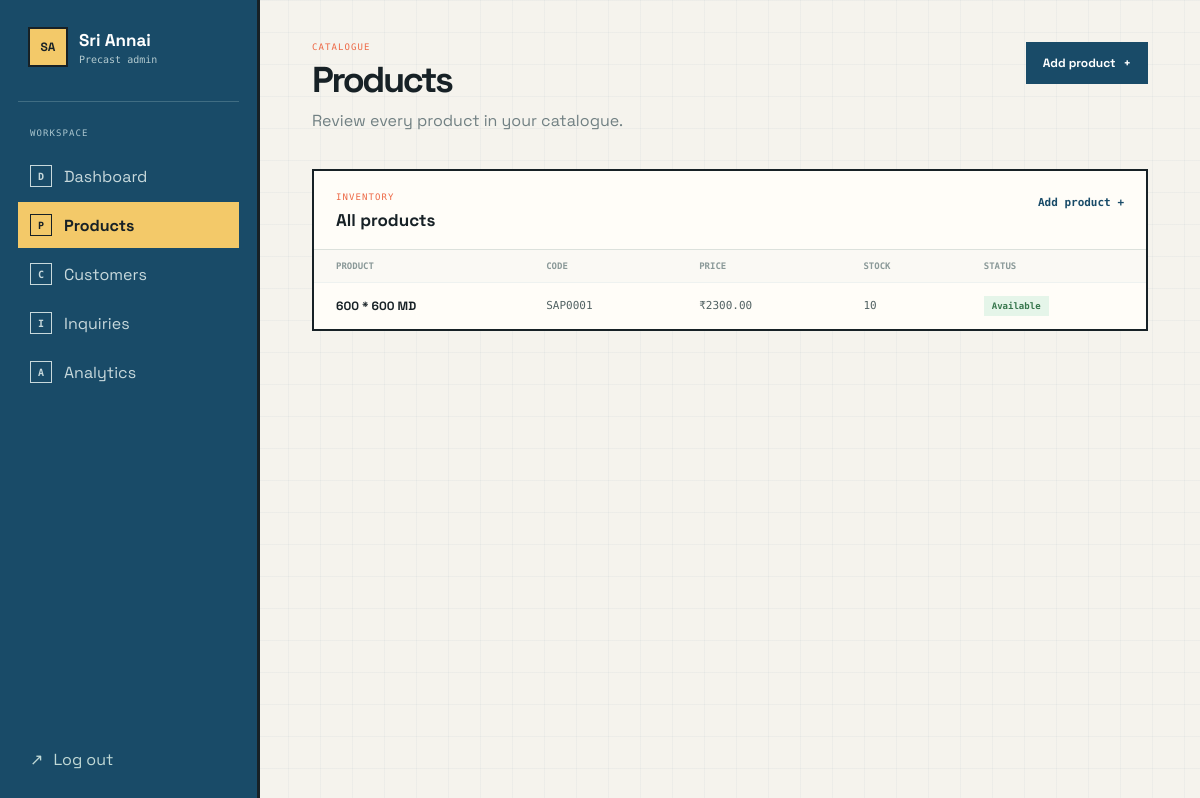
The app's page /dashboard/products/ (signed in) with its own data.
### product/models.py (models this page shows, shortened)
class Product(models.Model):
    name = models.CharField(
        max_length=200
    )
    product_code = models.CharField(
        max_length=50,
        unique=True
    )
    description = models.TextField(
        blank=True
    )
    size = models.CharField(
        max_length=100,
        blank=True
    )
    load_capacity = models.CharField(
        max_length=100,
        blank=True
    )
    material = models.CharField(
        max_length=100,
        default="SFRC"
    )
    price = models.DecimalField(
        max_digits=10,
        decimal_places=2,
        null=True,
        blank=True
    )
    image = models.ImageField(
        upload_to='products/',
        blank=True,
        null=True
    )
    stock = models.PositiveIntegerField(
        default=0
    )
    is_available = models.BooleanField(
        default=True
    )
    created_at = models.DateTimeField(
        auto_now_add=True
    )
    updated_at = models.DateTimeField(
        auto_now=True
    )

### dashboard/views.py (the view)
@user_passes_test(is_admin, login_url='login')
def products_view(request):
    products = Product.objects.order_by('name')
    return render(request, 'dashboard/products.html', {'products': products})

### dashboard/views.py (called while the page is built)
def is_admin(user):
    return user.is_authenticated and user.is_staff

### templates/dashboard/products.html (shortened to what this page needs)
{% load static %}
<!DOCTYPE html>
<html lang="en">
<head>
    <link rel="stylesheet" href="{% static 'dashboard.css' %}">
</head>
<body>
    <aside class="sidebar">
        <div class="brand"><div class="brand-mark">SA</div><div><h2>Sri Annai</h2><span>Precast admin</span></div></div>
        <nav class="sidebar-nav" aria-label="Main navigation">
            <p class="nav-label">Workspace</p>
            <a href="{% url 'dashboard' %}" class="nav-item"><span class="nav-icon">D</span> Dashboard</a>
            <a href="{% url 'dashboard_products' %}" class="nav-item active"><span class="nav-icon">P</span> Products</a>
            <a href="{% url 'dashboard_customers' %}" class="nav-item"><span class="nav-icon">C</span> Customers</a>
            <a href="{% url 'dashboard_inquiries' %}" class="nav-item"><span class="nav-icon">I</span> Inquiries</a>
            <a href="{% url 'dashboard_analytics' %}" class="nav-item"><span class="nav-icon">A</span> Analytics</a>
        </nav>
        <div class="sidebar-bottom"><a href="{% url 'logout' %}" class="logout-btn"><span>↗</span> Log out</a></div>
    </aside>
    <main class="main-content">
        <header class="top-header"><div><p class="eyebrow">Catalogue</p><h1>Products</h1><p class="header-copy">Review every product in your catalogue.</p></div><a href="{% url 'dashboard_product_add' %}" class="dashboard-action">Add product <span>+</span></a></header>
        <section class="dashboard-card"><div class="card-header"><div><p class="section-kicker">Inventory</p><h2>All products</h2></div><a href="{% url 'dashboard_product_add' %}" class="view-link">Add product <span>+</span></a></div><div class="table-container"><table><thead><tr><th>Product</th><th>Code</th><th>Price</th><th>Stock</th><th>Status</th></tr></thead><tbody>
            {% for product in products %}<tr><td><strong>{{ product.name }}</strong></td><td>{{ product.product_code }}</td><td>{% if product.price %}₹{{ product.price|floatformat:2 }}{% else %}On request{% endif %}</td><td>{{ product.stock }}</td><td>{% if product.is_available %}<span class="status verified">Available</span>{% else %}<span class="status cancelled">Unavailable</span>{% endif %}</td></tr>{% empty %}<tr><td colspan="5" class="empty">No products yet.</td></tr>{% endfor %}
        </tbody></table></div></section>
    </main>
</body>
</html>

### static/dashboard.css (style rules this page uses)
:root { --ink:#172126;--muted:#718083;--line:#dce1dc;--paper:#fffdf8;--canvas:#f5f3ed;--blue:#194b68;--orange:#ed6845;--yellow:#f3c969;--green:#3e836b }
* { box-sizing:border-box;margin:0;padding:0 }
body { min-height:100vh;color:var(--ink);background:var(--canvas);font-family:'Space Grotesk',sans-serif;background-image:linear-gradient(rgba(25,75,104,.035) 1px,transparent 1px),linear-gradient(90deg,rgba(25,75,104,.035) 1px,transparent 1px);background-size:32px 32px }
.sidebar { position:fixed;inset:0 auto 0 0;display:flex;width:260px;flex-direction:column;padding:27px 18px 20px;color:#e7f1ed;background:var(--blue);border-right:3px solid var(--ink) }
.brand { display:flex;align-items:center;gap:11px;padding:0 10px 34px }
.brand-mark { display:grid;place-items:center;width:40px;height:40px;color:var(--ink);background:var(--yellow);border:2px solid var(--ink);font-size:12px;font-weight:700 }
.brand h2 { color:#fff;font-size:17px }
.brand span { display:block;margin-top:3px;color:#b4cbd0;font-family:'DM Mono',monospace;font-size:10px }
.sidebar-nav { padding:26px 0;border-top:1px solid rgba(221,242,238,.2) }
.nav-label,.help-kicker,.eyebrow,.section-kicker { color:#a9c5ce;font-family:'DM Mono',monospace;font-size:9px;letter-spacing:.12em;text-transform:uppercase }
.nav-label { padding:0 12px 12px }
.nav-item { display:flex;align-items:center;gap:12px;margin:3px 0;padding:12px;color:#c8d9dc;text-decoration:none }
.nav-item.active { color:var(--ink);background:var(--yellow);font-weight:700 }
.nav-icon { display:inline-flex;align-items:center;justify-content:center;width:22px;height:22px;border:1px solid currentColor;font-family:'DM Mono',monospace;font-size:10px;font-weight:700 }
.sidebar-bottom { margin-top:auto }
.logout-btn { display:flex;align-items:center;gap:10px;padding:10px 12px;color:#c1d9d6;text-decoration:none }
.main-content { max-width:1500px;margin-left:260px;padding:42px 52px 56px }
.top-header { display:flex;align-items:flex-start;justify-content:space-between;margin-bottom:38px }
.eyebrow { margin-bottom:10px;color:var(--orange) }
.top-header h1 { font-size:clamp(27px,3vw,38px);letter-spacing:-.065em;line-height:1.05 }
.header-copy { margin-top:10px;color:var(--muted) }
.dashboard-card { min-width:0;overflow:hidden;background:var(--paper);border:2px solid var(--ink) }
.card-header { display:flex;align-items:flex-start;justify-content:space-between;padding:21px 22px 18px;border-bottom:1px solid var(--line) }
.section-kicker { margin-bottom:7px;color:var(--orange) }
.card-header h2 { font-size:17px }
.view-link { padding-top:4px;color:var(--blue);font-family:'DM Mono',monospace;font-size:11px;font-weight:700;text-decoration:none }
.dashboard-action { display:inline-flex;align-items:center;gap:8px;padding:11px 15px;color:#fff;background:var(--blue);border:2px solid var(--blue);font-size:12px;font-weight:700;text-decoration:none }
.table-container { overflow-x:auto }
table { width:100%;min-width:460px;border-collapse:collapse }
th { padding:11px 22px;color:#8a9998;background:#faf9f4;font-family:'DM Mono',monospace;font-size:9px;text-align:left;text-transform:uppercase }
td { padding:13px 22px;color:#526263;border-top:1px solid #eef2f0;font-family:'DM Mono',monospace;font-size:11px;white-space:nowrap }
td strong { color:var(--ink);font-family:'Space Grotesk',sans-serif;font-size:12px }
.status { display:inline-block;padding:5px 8px;font-family:'DM Mono',monospace;font-size:9px;font-weight:700 }
.status.verified,.status.confirmed { color:#37774d;background:#e5f5e9 }

### records on screen
Product: name "600 * 600 MD", product_code "SAP0001", price "2300.00", stock "10", is_available "Available"
